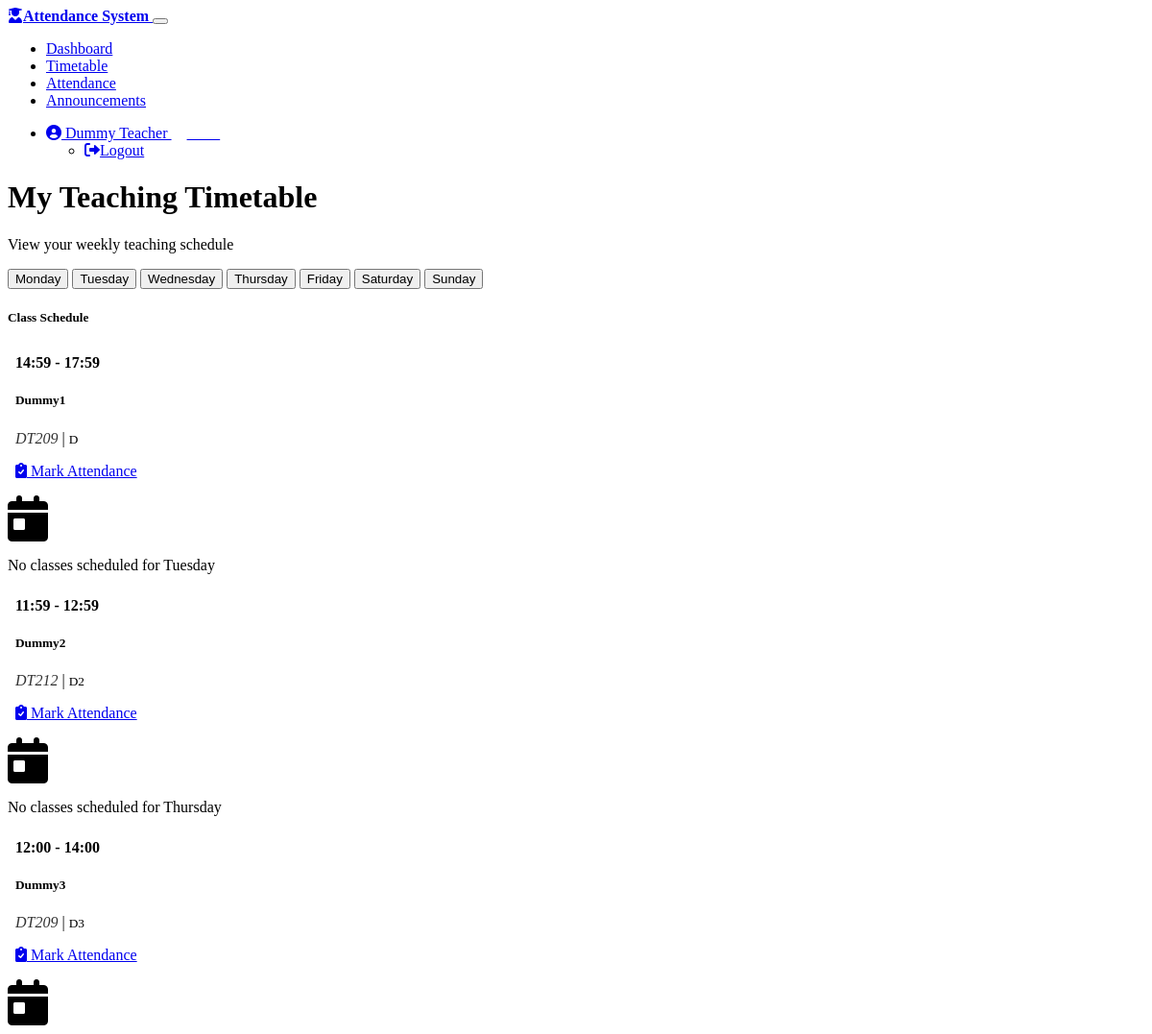
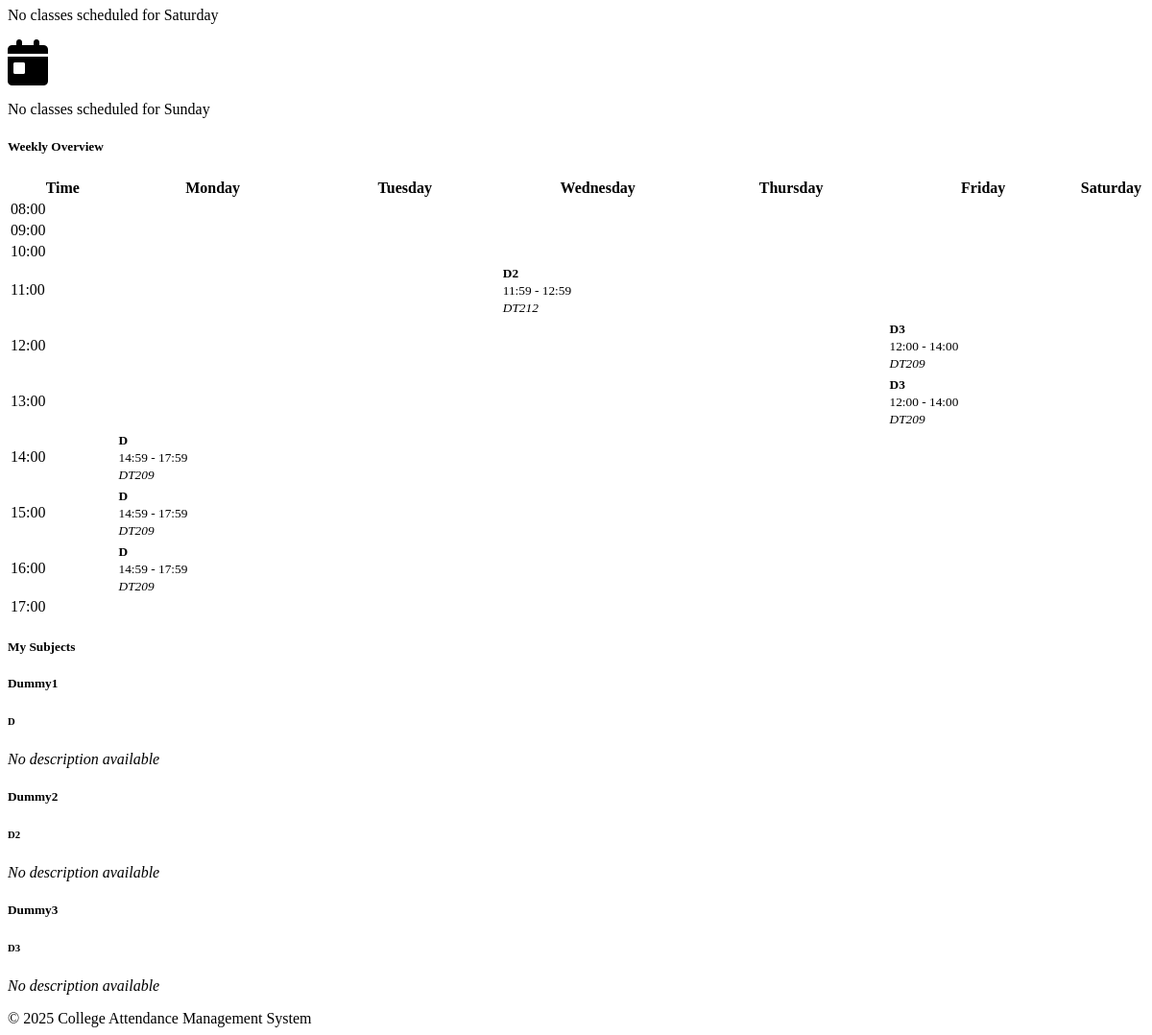
Page /teacher/timetable (signed in) on the committed database (2 pictures, top to bottom).
### models.py (models this page shows, shortened)
class TimetableSlot(db.Model):
    id = db.Column(db.Integer, primary_key=True)
    day = db.Column(db.Enum(DayOfWeek), nullable=False)
    start_time = db.Column(db.Time, nullable=False)
    end_time = db.Column(db.Time, nullable=False)
    room = db.Column(db.String(50), nullable=True)
    subject_id = db.Column(db.Integer, db.ForeignKey('subject.id'), nullable=False)
    created_at = db.Column(db.DateTime, default=datetime.utcnow)
    updated_at = db.Column(db.DateTime, default=datetime.utcnow, onupdate=datetime.utcnow)
    attendances = db.relationship('Attendance', backref='timetable_slot', lazy=True)

class Subject(db.Model):
    id = db.Column(db.Integer, primary_key=True)
    name = db.Column(db.String(100), nullable=False)
    code = db.Column(db.String(20), nullable=False, unique=True)
    description = db.Column(db.Text, nullable=True)
    teacher_id = db.Column(db.Integer, db.ForeignKey('user.id'), nullable=True)
    created_at = db.Column(db.DateTime, default=datetime.utcnow)
    updated_at = db.Column(db.DateTime, default=datetime.utcnow, onupdate=datetime.utcnow)
    timetable_slots = db.relationship('TimetableSlot', backref='subject', lazy=True)
    attendances = db.relationship('Attendance', backref='subject', lazy=True)
    announcements = db.relationship('Announcement', backref='subject', lazy=True)

### routes.py (the view)
    @app.route('/teacher/timetable')
    @teacher_required()
    def teacher_timetable():
        user = get_current_user()
        teacher_subjects = Subject.query.filter_by(teacher_id=user.id).all()
        subject_ids = [subject.id for subject in teacher_subjects]
        all_slots = TimetableSlot.query.filter(
            TimetableSlot.subject_id.in_(subject_ids)
        ).order_by(TimetableSlot.day, TimetableSlot.start_time).all()
        timetable_by_day = {}
        for day in DayOfWeek:
            timetable_by_day[day.value] = [slot for slot in all_slots if slot.day == day]
        return render_template(
            'teacher/timetable.html',
            user=user,
            timetable_by_day=timetable_by_day,
            subjects=teacher_subjects
        )

### routes.py (called while the page is built, shortened)
def teacher_required():
    def wrapper(fn):
        @wraps(fn)
        def decorator(*args, **kwargs):
            user_id = session.get('user_id')
            user_role = session.get('user_role')
            if user_id and user_role in [UserRole.ADMIN.value, UserRole.TEACHER.value]:
                return fn(*args, **kwargs)
        return decorator
    return wrapper

def get_current_user():
    user_id = session.get('user_id')
    if user_id:
        user = User.query.get(user_id)
        if user:
            return user

### templates/teacher/timetable.html (shortened to what this page needs)
{% extends "layout.html" %}
{% block content %}
<div class="row mb-4">
    <div class="col-12">
        <h1 class="h3 mb-0">My Teaching Timetable</h1>
        <p class="text-muted">View your weekly teaching schedule</p>
    </div>
</div>
<div class="row mb-4">
    <div class="col-md-12">
        <div class="card">
            <div class="card-body">
                <div class="d-flex justify-content-center">
                    <div class="btn-group" role="group" aria-label="Day navigation">
                        {% for day in timetable_by_day %}
                            <button type="button" class="btn btn-outline-primary timetable-nav-btn" data-day="{{ day|lower }}">
                                {{ day }}
                            </button>
                        {% endfor %}
                    </div>
                </div>
            </div>
        </div>
    </div>
</div>
<div class="row">
    <div class="col-md-12">
        <div class="card">
            <div class="card-header bg-transparent">
                <h5 class="mb-0">Class Schedule</h5>
            </div>
            {% for day, slots in timetable_by_day.items() %}
                <div id="timetable-{{ day|lower }}" class="timetable-day d-none">
                    <div class="card-body">
                        {% if slots %}
                            <div class="list-group">
                                {% for slot in slots %}
                                    <div class="timetable-slot">
                                        <div class="d-flex justify-content-between align-items-center">
                                            <div>
                                                <span class="timetable-time">{{ slot.start_time.strftime('%H:%M') }} - {{ slot.end_time.strftime('%H:%M') }}</span>
                                                <h5 class="mb-1">{{ slot.subject.name }}</h5>
                                                <p class="mb-0 text-muted">
                                                    <span class="timetable-room">{{ slot.room or 'No room assigned' }}</span> |
                                                    <small>{{ slot.subject.code }}</small>
                                                </p>
                                            </div>
                                            <div>
                                                <a href="{{ url_for('teacher_attendance', slot_id=slot.id, date=now.strftime('%Y-%m-%d')) }}" class="btn btn-sm btn-primary">
                                                    <i class="fas fa-clipboard-check me-1"></i> Mark Attendance
                                                </a>
                                            </div>
                                        </div>
                                    </div>
                                {% endfor %}
                            </div>
                        {% else %}
                            <div class="text-center py-5">
                                <i class="fas fa-calendar-day fa-3x text-muted mb-3"></i>
                                <p>No classes scheduled for {{ day }}</p>
                            </div>
                        {% endif %}
                    </div>
                </div>
            {% endfor %}
        </div>
    </div>
</div>
<div class="row mt-4">
    <div class="col-md-12">
        <div class="card">
            <div class="card-header bg-transparent">
                <h5 class="mb-0">Weekly Overview</h5>
            </div>
            <div class="card-body">
                <div class="table-responsive">
                    <table class="table table-bordered">
                        <thead class="table-light">
                            <tr>
                                <th style="width: 10%">Time</th>
                                {% for day in timetable_by_day %}
                                    {% if day != 'Sunday' %}
                                        <th style="width: 18%">{{ day }}</th>
                                    {% endif %}
                                {% endfor %}
                            </tr>
                        </thead>
                        <tbody>
                            {% for hour in range(8, 18) %}
                                <tr>
                                    <td class="text-center fw-bold">{{ '%02d' % hour }}:00</td>
                                    {% for day in timetable_by_day %}
                                        {% if day != 'Sunday' %}
                                            <td>
                                                {% set day_slots = timetable_by_day[day] %}
                                                {% for slot in day_slots %}
                                                    {% if slot.start_time.hour <= hour and slot.end_time.hour > hour %}
                                                        <div class="p-1 rounded bg-primary bg-opacity-25 border border-primary mb-1">
                                                            <small>
                                                                <strong>{{ slot.subject.code }}</strong><br>
                                                                {{ slot.start_time.strftime('%H:%M') }} - {{ slot.end_time.strftime('%H:%M') }}<br>
                                                                <em>{{ slot.room or 'No room' }}</em>
                                                            </small>
                                                        </div>
                                                    {% endif %}
                                                {% endfor %}
                                            </td>
                                        {% endif %}
                                    {% endfor %}
                                </tr>
                            {% endfor %}
                        </tbody>
                    </table>
                </div>
            </div>
        </div>
    </div>
</div>
<div class="row mt-4">
    <div class="col-md-12">
        <div class="card">
            <div class="card-header bg-transparent">
                <h5 class="mb-0">My Subjects</h5>
            </div>
            <div class="card-body">
                <div class="row">
                    {% for subject in subjects %}
                        <div class="col-md-4 mb-3">
                            <div class="card h-100">
                                <div class="card-body">
                                    <h5 class="card-title">{{ subject.name }}</h5>
                                    <h6 class="card-subtitle text-muted">{{ subject.code }}</h6>
                                    <p class="card-text mt-2">
                                        {% if subject.description %}
                                            {{ subject.description }}
                                        {% else %}
                                            <em class="text-muted">No description available</em>
                                        {% endif %}
                                    </p>
                                </div>
                            </div>
                        </div>
                    {% endfor %}
                </div>
            </div>
        </div>
    </div>
</div>
{% endblock %}

### templates/layout.html (shortened to what this page needs)
<!DOCTYPE html>
<html lang="en" data-bs-theme="dark">
<head>
    <link rel="stylesheet" href="https://cdn.replit.com/agent/bootstrap-agent-dark-theme.min.css">
    <link rel="stylesheet" href="https://cdnjs.cloudflare.com/ajax/libs/font-awesome/6.0.0/css/all.min.css">
    <link rel="stylesheet" href="{{ url_for('static', filename='css/custom.css') }}">
</head>
<body>
    <nav class="navbar navbar-expand-lg navbar-dark bg-primary mb-4">
        <div class="container">
            <a class="navbar-brand" href="/">
                <i class="fas fa-user-graduate me-2"></i>Attendance System
            </a>
            <button class="navbar-toggler" type="button" data-bs-toggle="collapse" data-bs-target="#navbarNav" aria-controls="navbarNav" aria-expanded="false" aria-label="Toggle navigation">
            </button>
            <div class="collapse navbar-collapse" id="navbarNav">
                {% if session.get('user_id') %}
                    {% if session.get('user_role') == 'admin' %}
                        <ul class="navbar-nav me-auto">
                            <li class="nav-item">
                                <a class="nav-link {% if request.path == '/admin/dashboard' %}active{% endif %}" href="{{ url_for('admin_dashboard') }}">Dashboard</a>
                            </li>
                            <li class="nav-item">
                                <a class="nav-link {% if request.path == '/admin/users' %}active{% endif %}" href="{{ url_for('admin_users') }}">Users</a>
                            </li>
                            <li class="nav-item">
                                <a class="nav-link {% if request.path == '/admin/subjects' %}active{% endif %}" href="{{ url_for('admin_subjects') }}">Subjects</a>
                            </li>
                            <li class="nav-item">
                                <a class="nav-link {% if request.path == '/admin/timetable' %}active{% endif %}" href="{{ url_for('admin_timetable') }}">Timetable</a>
                            </li>
                            <li class="nav-item">
                                <a class="nav-link {% if request.path == '/admin/announcements' %}active{% endif %}" href="{{ url_for('admin_announcements') }}">Announcements</a>
                            </li>
                            <li class="nav-item">
                                <a class="nav-link {% if request.path == '/admin/reports' %}active{% endif %}" href="{{ url_for('admin_reports') }}">Reports</a>
                            </li>
                        </ul>
                    {% elif session.get('user_role') == 'teacher' %}
                        <ul class="navbar-nav me-auto">
                            <li class="nav-item">
                                <a class="nav-link {% if request.path == '/teacher/dashboard' %}active{% endif %}" href="{{ url_for('teacher_dashboard') }}">Dashboard</a>
                            </li>
                            <li class="nav-item">
                                <a class="nav-link {% if request.path == '/teacher/timetable' %}active{% endif %}" href="{{ url_for('teacher_timetable') }}">Timetable</a>
                            </li>
                            <li class="nav-item">
                                <a class="nav-link {% if request.path == '/teacher/attendance' %}active{% endif %}" href="{{ url_for('teacher_attendance') }}">Attendance</a>
                            </li>
                            <li class="nav-item">
                                <a class="nav-link {% if request.path == '/teacher/announcements' %}active{% endif %}" href="{{ url_for('teacher_announcements') }}">Announcements</a>
                            </li>
                        </ul>
                    {% endif %}
                    <ul class="navbar-nav">
                        <li class="nav-item dropdown">
                            <a class="nav-link dropdown-toggle" href="#" id="navbarDropdown" role="button" data-bs-toggle="dropdown" aria-expanded="false">
                                <i class="fas fa-user-circle me-1"></i>
                                {{ session.get('user_name') }}
                                <span class="role-badge role-badge-{{ session.get('user_role') }}">{{ session.get('user_role') }}</span>
                            </a>
                            <ul class="dropdown-menu dropdown-menu-end" aria-labelledby="navbarDropdown">
                                <li><a class="dropdown-item" href="{{ url_for('logout') }}"><i class="fas fa-sign-out-alt me-2"></i>Logout</a></li>
                            </ul>
                        </li>
                    </ul>
                {% endif %}
            </div>
        </div>
    </nav>
    <div class="container mb-5">
        {% block content %}{% endblock %}
    </div>
    <footer class="footer mt-auto py-3 bg-dark text-light">
        <div class="container text-center">
            <span>&copy; {{ now.year }} College Attendance Management System</span>
        </div>
    </footer>
</body>
</html>

### static/css/custom.css (style rules this page uses)
.navbar-brand { font-weight: 700; }
.role-badge { font-size: 0.75rem; padding: 0.25rem 0.5rem; margin-left: 0.5rem; border-radius: 10px; }
.role-badge-teacher { background-color: var(--bs-primary); color: white; }
.timetable-slot { border-left: 4px solid var(--bs-primary); background-color: rgba(var(--bs-primary-rgb), 0.1); border-radius: 0.25rem; margin-bottom: 0.5rem; padding: 0.5rem; transition: all 0.2s; }
.timetable-time { font-weight: bold; color: var(--bs-primary); }
.timetable-room { font-style: italic; opacity: 0.8; }
.table-responsive { overflow-x: auto; -webkit-overflow-scrolling: touch; }

### rows in the picture
TimetableSlot: start_time "14:59", end_time "17:59", subject.name "Dummy1", room "DT209", subject.code "D"
TimetableSlot: start_time "11:59", end_time "12:59", subject.name "Dummy2", room "DT212", subject.code "D2"
TimetableSlot: start_time "12:00", end_time "14:00", subject.name "Dummy3", room "DT209", subject.code "D3"
Subject: name "Dummy1", code "D", description "No description available"
Subject: name "Dummy2", code "D2", description "No description available"
Subject: name "Dummy3", code "D3", description "No description available"

### other values in the picture
{{ session.get('user_name') }} "Dummy Teacher"
{{ session.get('user_role') }} "teacher"
{{ day }} "Monday" "Tuesday" "Wednesday" "Thursday" "Friday" "Saturday" "Sunday"
{{ day }} "Tuesday" "Thursday" "Saturday" "Sunday"
{{ day }} "Monday" "Tuesday" "Wednesday" "Thursday" "Friday" "Saturday"
{{ '%02d' % hour }} "08" "09" "10" "11" "12" "13" "14" "15" "16" "17"
{{ now.year }} "2025"
